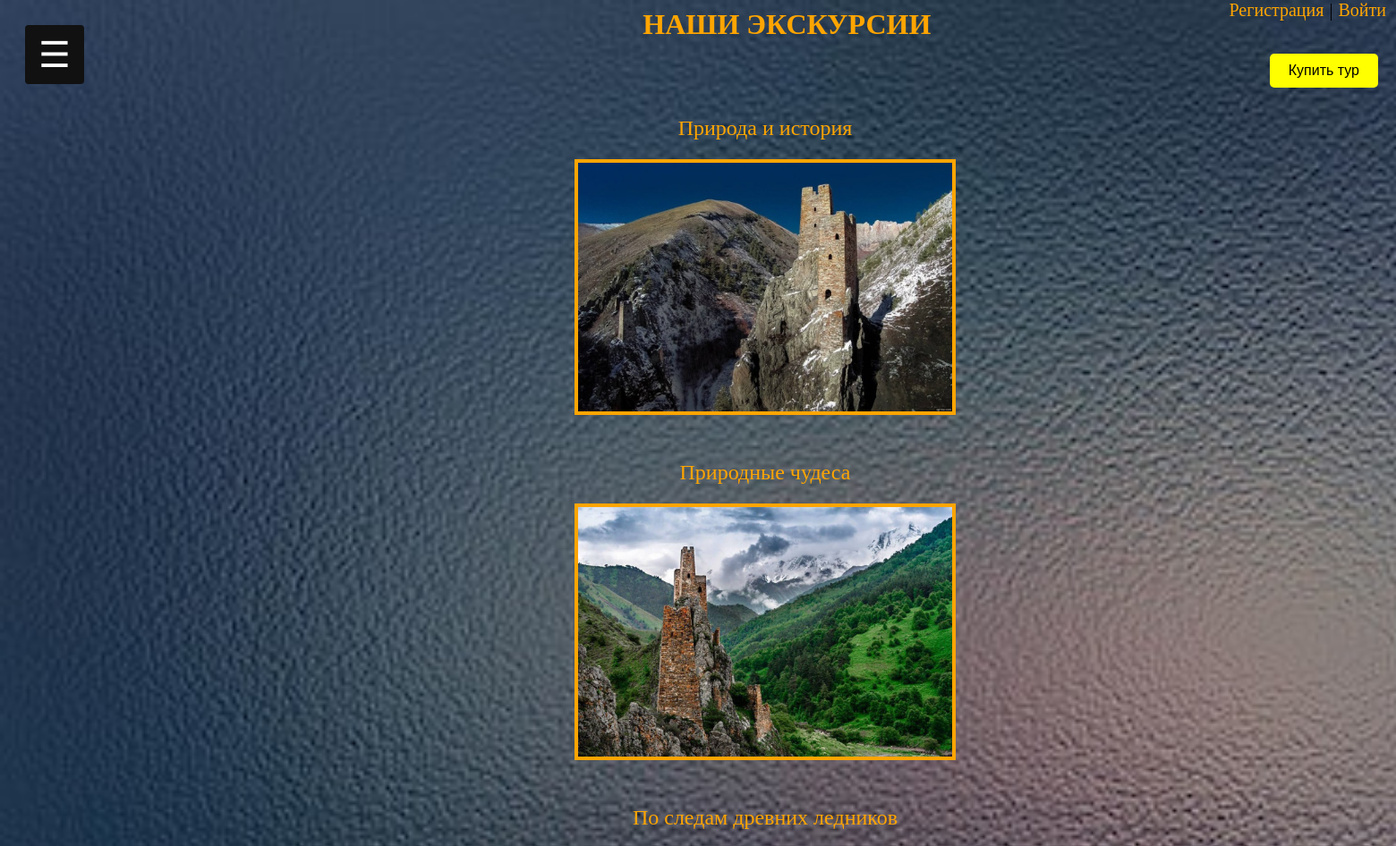
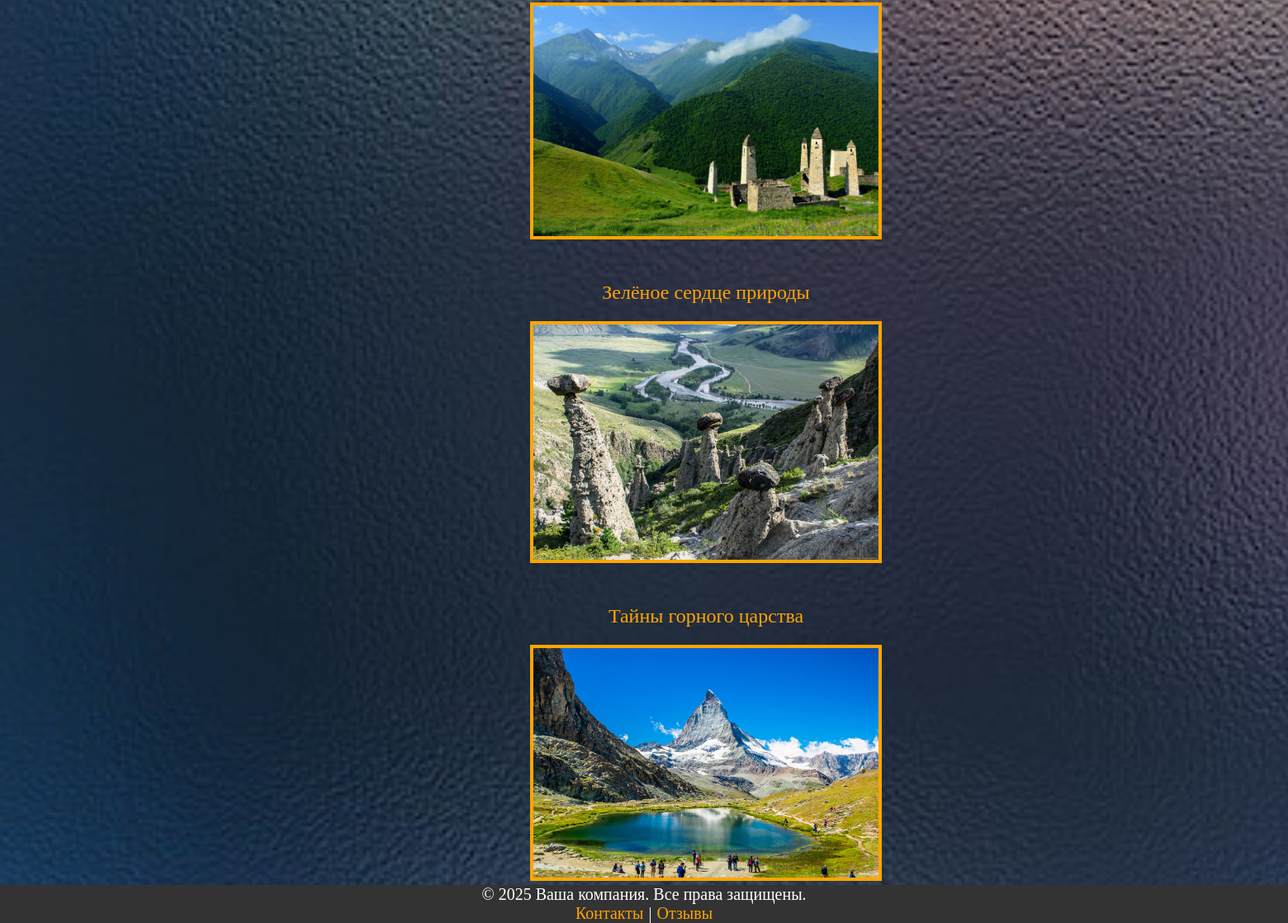
The page /excursions on the database its author committed (2 pictures, top to bottom).
### turfirmaapp/models.py (models this page shows, shortened)
class Excursions(models.Model):
    excursion_name = models.CharField(max_length=100, verbose_name="Название экскурсии")
    description = models.TextField(null=True, blank=True, verbose_name="Описание")
    excursion_date = models.DateField(verbose_name="Дата экскурсии")
    price = models.DecimalField(max_digits=10, decimal_places=2, verbose_name="Цена")
    photo_excur = models.ImageField(upload_to="photo_excur/", verbose_name="Фотография", null=True)
    def get_absolute_url(self):
        return reverse('excursion', kwargs={'excursion_id': self.pk})
    class Meta:
        verbose_name = 'экскурсию'
        verbose_name_plural = "Экскурсии"

### turfirmaapp/views.py (the view)
# urls.py: path('excursions', excursions, name='excursions'),
def excursions(request):
    data = Excursions.objects.all()
    my_data = request.session.get('customer', None)
    return render(request, "excursions.html", {"data": data, 'customer': my_data})

### turfirmaapp/templates/excursions.html (shortened to what this page needs)
{% extends 'base.html' %}
{% block content %}
{% load static %}
<h1 style="left: 46%;">Наши экскурсии</h1>
{% if data %}
    {% for item in data %}
    <div class="tours">
        <p><a class="links"  href="{{ item.get_absolute_url }}">{{ item.excursion_name }}</a></p>
        <p><a class="links"  href="{{ item.get_absolute_url }}"><img class="photo_tour" src="{{ item.photo_excur.url }}"></a></p>
    </div>
    {% endfor %}
{% else %}
    <h2>Экскурсии в разработке</h2>
{% endif %}
{% endblock %}

### turfirmaapp/static/css/styles.css (style rules this page uses)
body { background-size: cover; background-attachment: fixed; overflow-x: hidden; }
h1 { color: orange; position: relative; top: -60px; left: 49%; text-transform: uppercase; unicode-bidi: isolate; }
.tours { text-align: center; font-size: 24px; display: block; margin: 0 auto; margin-left: 150px; }
.photo_tour { display: block; margin: 0 auto; margin-top: -30px; width: 30%; height: 30%; border: 4px solid orange; }
.links { color: orange; outline: none; text-decoration: none; padding: 2px 1px 0; }

### rows shown on the page
Excursions: excursion_name "Природа и история", photo_excur (picture)
Excursions: excursion_name "Природные чудеса", photo_excur (picture)
Excursions: excursion_name "По следам древних ледников", photo_excur (picture)
Excursions: excursion_name "Зелёное сердце природы", photo_excur (picture)
Excursions: excursion_name "Тайны горного царства", photo_excur (picture)
